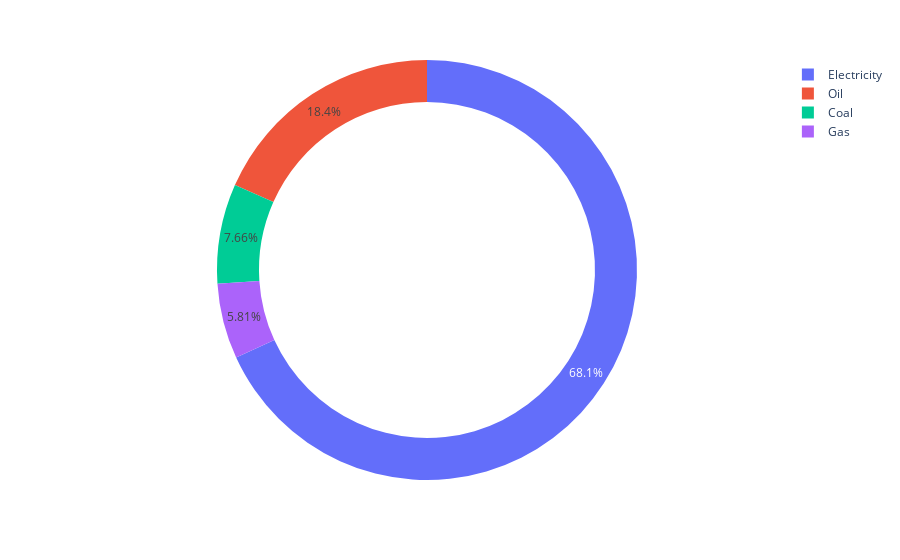

Source (notebook cell):
### Code cell
value = 2006
country_dropdown = 'Portugal'
labels_dict ={'Oil products domestic consumption (Mt)': 'Oil',
           'Natural gas domestic consumption (bcm)': 'Gas',
           'Coal and lignite domestic consumption (Mt)': 'Coal', 
           'Electricity domestic consumption (TWh)': 'Electricity'}


dff2 = file.copy()
dff2 = dff2[dff2['Year'] == value]
dff2 = dff2[dff2['Country'] == country_dropdown]
dff2 = dff2[['Oil products domestic consumption (Mt)','Natural gas domestic consumption (bcm)',
            'Coal and lignite domestic consumption (Mt)','Electricity domestic consumption (TWh)']]

#fig = go.Figure(data=[go.Pie(labels= list(labels_dict.values()), values= list(dff2.values), hole=.8)])
#fig


piechart=px.pie(
            data_frame=dff2,
            values = dff2.values.tolist()[0],
            names= list(labels_dict.values()),
            hole=.8)

piechart

### Figure 1 — Plotly figure (JSON) as saved in the notebook; plotly's stock layout.template omitted (floating-point values rounded to 4 significant figures)
{"data": [{"domain": {"x": [0, 1], "y": [0, 1]}, "hole": 0.8, "hovertemplate": "label=%{label}<br>value=%{value}<extra></extra>", "labels": ["Oil", "Gas", "Coal", "Electricity"], "legendgroup": "", "name": "", "showlegend": true, "type": "pie", "values": [13.09, 4.139, "5.46", 48.55]}], "layout": {"legend": {"tracegroupgap": 0}, "margin": {"t": 60}}}
